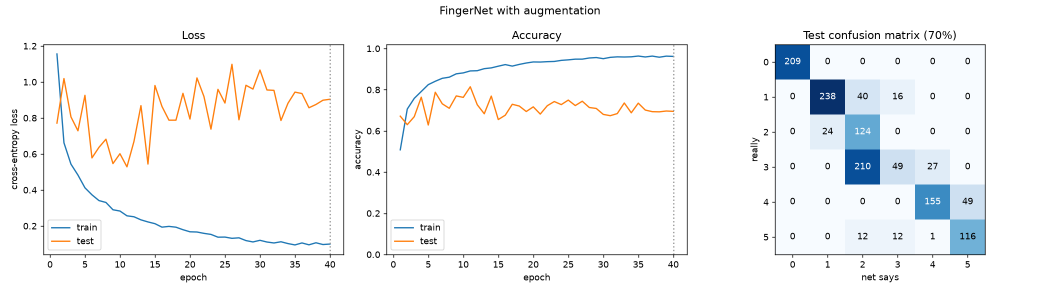
#> input picture the impenetrable safe/models/training.png, 2080 x 585 px (shown at 1/2 size); its folder holds only this picture in this run
$ python visualize.py --image models/training.png
#> lines starting #> are read from the running program, lines starting #| are printed output that depends on the picture
#> (reads the impenetrable safe/Safe-UnoQ/python/finger_net.npz from the repository)
### the impenetrable safe/Safe-UnoQ/python/vision.py
"""
Camera + image preparation, shared by the laptop scripts and the UNO Q app
so both feed the net exactly the same thing.

    camera (1280x720) --shrink--> frame (640x360) --crop the taped square-->
        128x128 color image --shrink + standardize--> (3, 64, 64) net input

The webcam is asked for 1280x720 because at 640x480 it crops the sides of
its view (zoomed in); 1280x720 is its widest view. The frame is shrunk to
640x360 right away so the rest is fast on the UNO Q.

The taped square's corners are found once (calibrate.py) and saved in roi.json
next to this file. The camera stand keeps it in the same place after that.
"""

import json
import sys
from pathlib import Path

import cv2
import numpy as np

HERE = Path(__file__).resolve().parent
ROI_PATH = HERE / "roi.json"

CAMERA_W, CAMERA_H = 1280, 720   # asked of the webcam (its widest view)
FRAME_W, FRAME_H = 640, 360      # what everything else uses, same on laptop and board
CROP = 128                       # saved training images are CROP x CROP
IMG = 64                         # the net sees IMG x IMG


# [87 lines left out: functions open_camera, read_frame, order_corners, find_square, save_roi, load_roi and 1 more, not called in this run]


def to_input(crop):
    """CROP x CROP BGR image -> (3, IMG, IMG) float32 for the net. Each image
    is shifted/scaled to mean 0, std 1, so a brighter or darker room matters less."""
    small = cv2.resize(crop, (IMG, IMG), interpolation=cv2.INTER_AREA)
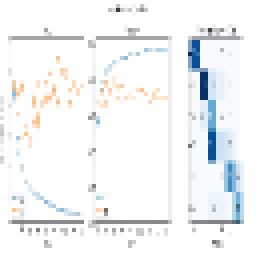
#> small: shape (64, 64, 3) (shown 4 times larger); mean B, G, R 245.6, 244.1, 242.4
    x = cv2.cvtColor(small, cv2.COLOR_BGR2RGB).astype(np.float32) / 255.0
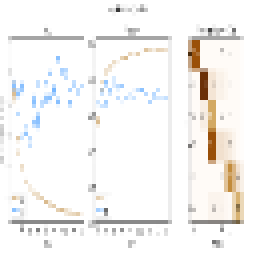
#> x: shape (64, 64, 3) float32 (shown 4 times larger); mean B, G, R 0.95, 0.957, 0.963
    x = (x - x.mean()) / (x.std() + 1e-6)
    return np.ascontiguousarray(x.transpose(2, 0, 1))

### the impenetrable safe/Safe-UnoQ/python/numpy_net.py
"""
FingerNet's forward pass written in plain numpy, so the UNO Q doesn't need
PyTorch (a ~1 GB install). It loads the weights train.py exports
(finger_net.npz) and gives the same answer as the PyTorch model; train.py
checks that after every training run.

Each step is the same math PyTorch does:
  conv   -> slide every filter over the image; each output pixel is the dot
            product of the filter with the patch under it, plus a bias
  ReLU   -> negative numbers become 0
  pool   -> keep the biggest value in each 2x2 block (image gets half as big)
  linear -> one dot product per class gives 6 scores (logits)
  softmax-> scores become probabilities that add to 1
"""

from pathlib import Path

import numpy as np

HERE = Path(__file__).resolve().parent
NPZ_PATH = HERE / "finger_net.npz"


def conv2d(x, w, b):
    """x: (C, H, W), w: (F, C, k, k), 'same' padding, stride 1 -> (F, H, W)."""
    f, c, k, _ = w.shape
    p = k // 2
    xp = np.pad(x, ((0, 0), (p, p), (p, p)))
    # every k x k patch of every channel: (C, H, W, k, k)
    patches = np.lib.stride_tricks.sliding_window_view(xp, (k, k), axis=(1, 2))
    h, wd = patches.shape[1:3]
    cols = patches.transpose(1, 2, 0, 3, 4).reshape(h * wd, c * k * k)
    return (cols @ w.reshape(f, -1).T + b).T.reshape(f, h, wd)


def relu(x):
    return np.maximum(x, 0)


def max_pool(x):
    c, h, w = x.shape
    return x[:, :h // 2 * 2, :w // 2 * 2].reshape(c, h // 2, 2, w // 2, 2).max(axis=(2, 4))


def softmax(z):
    e = np.exp(z - z.max())
    return e / e.sum()


class NumpyFingerNet:
    def __init__(self, path=NPZ_PATH):
        self.w = dict(np.load(path))
        self.convs = sorted({k.split(".")[0] for k in self.w if k.startswith("conv")})

    def layers(self, x):
        """Every intermediate result, for visualizing: [(name, array), ...]."""
        out = [("input", x)]
        for name in self.convs:
            x = relu(conv2d(x, self.w[f"{name}.weight"], self.w[f"{name}.bias"]))
            out.append((f"{name} + ReLU", x))
            x = max_pool(x)
            out.append((f"{name} pooled", x))
#> this loop made 3 passes
#> pass 3, in conv2d (call 3), `cols = patches.transpose(1, 2, 0, 3, 4).reshape(h * wd, c * k * k)`:
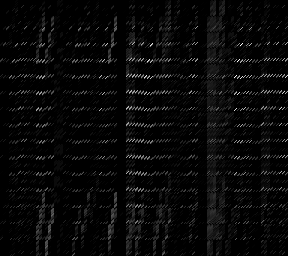
#> cols: shape (256, 288) float32; min 0, max 12.42, mean 0.444; drawn with min black and max white
#> after the loop, out = 7 items
        logits = self.w["fc.weight"] @ x.reshape(-1) + self.w["fc.bias"]
#> logits = [-37.05, -17.93, 1.96, -7.2, -9.36, -2.05]
        out.append(("probabilities", softmax(logits)))
#> in softmax, `e = np.exp(z - z.max())`: e = [1.14e-17, 2.3e-09, 1, 0.000105, 1.21e-05, 0.018]
        return out

    def predict(self, x):
        """(3, 64, 64) input -> 6 probabilities (0-5 fingers)."""
        return self.layers(x)[-1][1]

### the impenetrable safe/visualize.py
"""
Pictures of what happens inside FingerNet, one per layer, for the stop-action
movie. Print them, cut them out, and move them along frame by frame.

    python visualize.py                       # a training picture of 3 fingers
    python visualize.py --fingers 5
    python visualize.py --image some.png      # any 128x128 crop
    python visualize.py --live                # snap the taped square right now

Saves movie/<n>_<step>.png:
  input -> conv1 filters -> conv1 maps -> pooled -> conv2 maps -> pooled
        -> conv3 maps -> pooled -> probabilities
Uses the numpy net (the UNO Q's version), so it shows exactly the math
numpy_net.py does.
"""

import argparse
import random

import cv2
import matplotlib
matplotlib.use("Agg")
import matplotlib.pyplot as plt
import numpy as np

import safe_config as cfg
import vision
from numpy_net import NumpyFingerNet

OUT = cfg.HERE / "movie"


def grid(maps, title, path, cmap="viridis", limit=32):
    maps = maps[:limit]
    cols = 8
    rows = int(np.ceil(len(maps) / cols))
    fig, axes = plt.subplots(rows, cols, figsize=(cols * 1.6, rows * 1.7 + 0.6))
    for i, ax in enumerate(np.atleast_1d(axes).ravel()):
        ax.axis("off")
        if i < len(maps):
            ax.imshow(maps[i], cmap=cmap)
            ax.set_title(str(i + 1), fontsize=8)
    fig.suptitle(title)
    fig.tight_layout()
    fig.savefig(path, dpi=130)
    plt.close(fig)


def main():
    ap = argparse.ArgumentParser(description="Save a picture of every layer of FingerNet")
    ap.add_argument("--fingers", type=int, default=3)
    ap.add_argument("--image")
    ap.add_argument("--live", action="store_true")
    ap.add_argument("--camera", type=int, default=cfg.CAMERA_INDEX)
    args = ap.parse_args()

    if args.live:
        cap, _ = vision.open_camera(args.camera)
        for _ in range(5):
            frame = vision.read_frame(cap)
        cap.release()
        crop = vision.crop_square(frame, vision.load_roi())
    elif args.image:
        crop = cv2.resize(cv2.imread(args.image), (vision.CROP, vision.CROP))
    else:
        files = list((cfg.DATA_DIR / str(args.fingers)).glob("*.png"))
        if not files:
            raise SystemExit(f"No pictures in data/{args.fingers}")
        crop = cv2.imread(str(random.choice(files)))

    net = NumpyFingerNet(cfg.NPZ_PATH)
    layers = net.layers(vision.to_input(crop))
#> layers = 8 items
    OUT.mkdir(exist_ok=True)
    n = 1

    cv2.imwrite(str(OUT / f"{n:02d}_camera_crop.png"), cv2.resize(crop, (384, 384), interpolation=cv2.INTER_NEAREST))
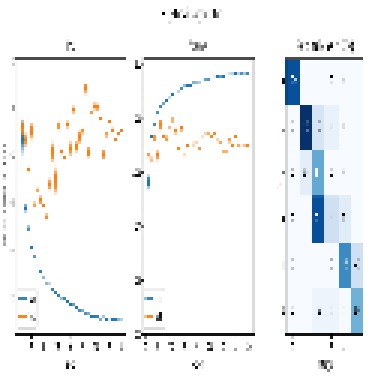
#> saved as 01_camera_crop.png: shape (384, 384, 3); mean B, G, R 245.5, 244, 242.3
    n += 1
    x = layers[0][1]
    fig, ax = plt.subplots(1, 4, figsize=(12, 3.4))
    ax[0].imshow(cv2.cvtColor(cv2.resize(crop, (vision.IMG, vision.IMG)), cv2.COLOR_BGR2RGB))
    ax[0].set_title("what the net sees (64x64)")
    for c, name in enumerate(["red", "green", "blue"]):
        ax[c + 1].imshow(x[c], cmap="gray")
        ax[c + 1].set_title(f"{name} channel (standardized)")
    for a in ax:
        a.axis("off")
    fig.tight_layout()
    fig.savefig(OUT / f"{n:02d}_input_channels.png", dpi=130)
    plt.close(fig)
    n += 1

    # The 16 first-layer filters: what each one looks for (as tiny color pictures)
    w = net.w["conv1.weight"].transpose(0, 2, 3, 1)
    w = (w - w.min()) / (w.max() - w.min())
    grid(w, "conv1: the 16 filters (5x5, each slides over the picture)", OUT / f"{n:02d}_conv1_filters.png")
#> in grid, `fig.savefig(path, dpi=130)`:
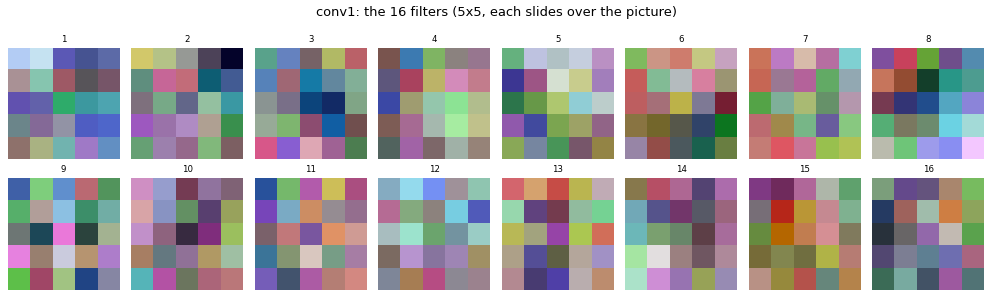
#> figure drawn by matplotlib, 16 panels
    n += 1

    for name, value in layers[1:-1]:
        c, h, wd = value.shape
        grid(value, f"{name}: {c} maps of {h}x{wd}" + (" (showing 32)" if c > 32 else ""),
             OUT / f"{n:02d}_{name.replace(' + ', '_').replace(' ', '_')}.png")
        n += 1
#> this loop made 6 passes
#> (name, c, h, wd, rows in grid) on passes 1 to 6: ('conv1 + ReLU', 16, 64, 64, 2), ('conv1 pooled', 16, 32, 32, 2), ('conv2 + ReLU', 32, 32, 32, 4), ('conv2 pooled', 32, 16, 16, 4), ('conv3 + ReLU', 64, 16, 16, 4), ('conv3 pooled', 64, 8, 8, 4)
#> pass 1, in grid (call 2), `fig.savefig(path, dpi=130)`:
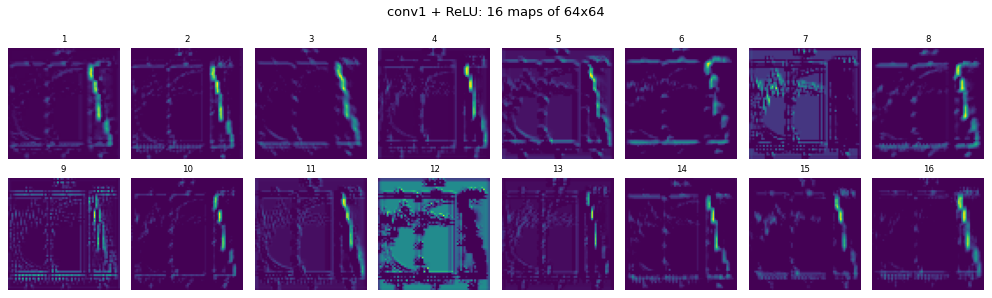
#> figure drawn by matplotlib, 16 panels
#> after the loop, n = 10

    probs = layers[-1][1]
#> probs = [1.12e-17, 2.26e-09, 0.982, 0.000103, 1.19e-05, 0.0177]
    fig, ax = plt.subplots(figsize=(6, 3.5))
    ax.bar(range(len(probs)), probs, color=["0.6" if i != probs.argmax() else "tab:orange" for i in range(len(probs))])
    ax.set(xlabel="fingers", ylabel="probability", ylim=(0, 1), xticks=range(len(probs)),
           title=f"linear layer + softmax: {probs.argmax()} fingers ({probs.max():.0%})")
    fig.tight_layout()
    fig.savefig(OUT / f"{n:02d}_probabilities.png", dpi=130)
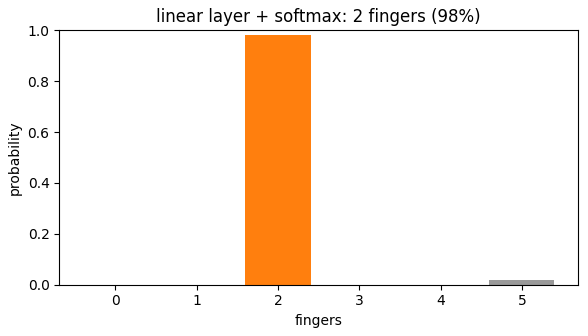
#> figure drawn by matplotlib, 1 panel; tallest bar 0.982 high, from x = 1.6 to 2.4
    plt.close(fig)
    print(f"Saved {n} pictures to {OUT}")
#| Saved 10 pictures to the impenetrable safe/movie


if __name__ == "__main__":
    main()
